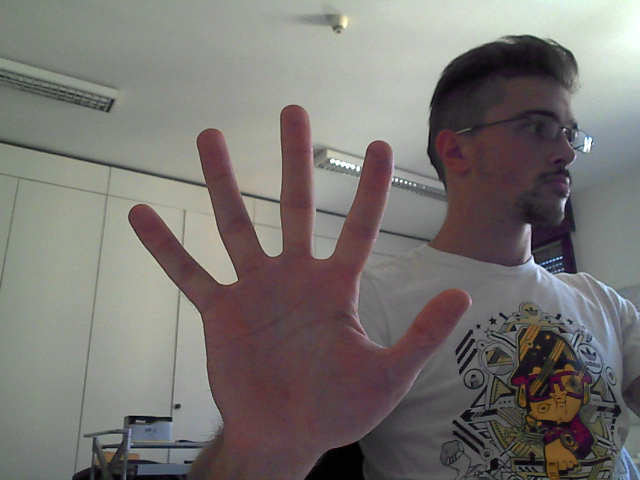
#> input picture senz3d_dataset/acquisitions/S1/G1/1-color.png, 640 x 480 px; its folder holds only this picture in this run
$ python data.py
#> lines starting #> are read from the running program, lines starting #| are printed output that depends on the picture
import numpy as np
from PIL import Image
from scipy import misc
import glob

def load_images(globpath, num):
#> called with num = 0
    for i, image in enumerate(globpath):
        with open(image, 'rb') as file:
            img = Image.open(file)
#> img is the input picture: PIL image 640x480 RGB; mean R, G, B 120, 116, 113.1
            img = img.resize((48, 48))
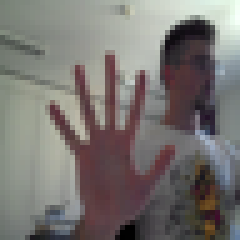
#> img: PIL image 48x48 RGB (shown 5 times larger); mean R, G, B 120, 116, 113.1
            np_img = np.array(img)
            my_list.append(np_img)
        labels.append(num)

def convert_to_one_hot(Y, C):
    Y = np.eye(C)[Y].T
    return Y

my_list = []
labels = []
load_images(glob.glob("senz3d_dataset/acquisitions/S1/G1/*.png"), 0)
load_images(glob.glob("senz3d_dataset/acquisitions/S2/G1/*.png"), 0)
load_images(glob.glob("senz3d_dataset/acquisitions/S3/G1/*.png"), 0)
load_images(glob.glob("senz3d_dataset/acquisitions/S4/G1/*.png"), 0)

load_images(glob.glob("senz3d_dataset/acquisitions/S1/G2/*.png"), 1)
load_images(glob.glob("senz3d_dataset/acquisitions/S2/G2/*.png"), 1)
load_images(glob.glob("senz3d_dataset/acquisitions/S3/G2/*.png"), 1)
load_images(glob.glob("senz3d_dataset/acquisitions/S4/G2/*.png"), 1)

load_images(glob.glob("senz3d_dataset/acquisitions/S1/G3/*.png"), 2)
load_images(glob.glob("senz3d_dataset/acquisitions/S2/G3/*.png"), 2)
load_images(glob.glob("senz3d_dataset/acquisitions/S3/G3/*.png"), 2)
load_images(glob.glob("senz3d_dataset/acquisitions/S4/G3/*.png"), 2)

load_images(glob.glob("senz3d_dataset/acquisitions/S1/G4/*.png"), 3)
load_images(glob.glob("senz3d_dataset/acquisitions/S2/G4/*.png"), 3)
load_images(glob.glob("senz3d_dataset/acquisitions/S3/G4/*.png"), 3)
load_images(glob.glob("senz3d_dataset/acquisitions/S4/G4/*.png"), 3)

load_images(glob.glob("senz3d_dataset/acquisitions/S1/G5/*.png"), 4)
load_images(glob.glob("senz3d_dataset/acquisitions/S2/G5/*.png"), 4)
load_images(glob.glob("senz3d_dataset/acquisitions/S3/G5/*.png"), 4)
load_images(glob.glob("senz3d_dataset/acquisitions/S4/G5/*.png"), 4)

load_images(glob.glob("senz3d_dataset/acquisitions/S1/G6/*.png"), 5)
load_images(glob.glob("senz3d_dataset/acquisitions/S2/G6/*.png"), 5)
load_images(glob.glob("senz3d_dataset/acquisitions/S3/G6/*.png"), 5)
load_images(glob.glob("senz3d_dataset/acquisitions/S4/G6/*.png"), 5)

load_images(glob.glob("senz3d_dataset/acquisitions/S1/G7/*.png"), 6)
load_images(glob.glob("senz3d_dataset/acquisitions/S2/G7/*.png"), 6)
load_images(glob.glob("senz3d_dataset/acquisitions/S3/G7/*.png"), 6)
load_images(glob.glob("senz3d_dataset/acquisitions/S4/G7/*.png"), 6)

load_images(glob.glob("senz3d_dataset/acquisitions/S1/G8/*.png"), 7)
load_images(glob.glob("senz3d_dataset/acquisitions/S2/G8/*.png"), 7)
load_images(glob.glob("senz3d_dataset/acquisitions/S3/G8/*.png"), 7)
load_images(glob.glob("senz3d_dataset/acquisitions/S4/G8/*.png"), 7)

load_images(glob.glob("senz3d_dataset/acquisitions/S1/G9/*.png"), 8)
load_images(glob.glob("senz3d_dataset/acquisitions/S2/G9/*.png"), 8)
load_images(glob.glob("senz3d_dataset/acquisitions/S3/G9/*.png"), 8)
load_images(glob.glob("senz3d_dataset/acquisitions/S4/G9/*.png"), 8)

load_images(glob.glob("senz3d_dataset/acquisitions/S1/G10/*.png"), 9)
load_images(glob.glob("senz3d_dataset/acquisitions/S2/G10/*.png"), 9)
load_images(glob.glob("senz3d_dataset/acquisitions/S3/G10/*.png"), 9)
load_images(glob.glob("senz3d_dataset/acquisitions/S4/G10/*.png"), 9)

load_images(glob.glob("senz3d_dataset/acquisitions/S1/G11/*.png"), 10)
load_images(glob.glob("senz3d_dataset/acquisitions/S2/G11/*.png"), 10)
load_images(glob.glob("senz3d_dataset/acquisitions/S3/G11/*.png"), 10)
load_images(glob.glob("senz3d_dataset/acquisitions/S4/G11/*.png"), 10)

my_list = np.array(my_list)
print('my_list.shape: ', my_list.shape)
#| my_list.shape:  (4, 48, 48, 3)
labels = np.array(labels)
print("labels.shape ",labels.shape)


p = np.random.permutation(len(my_list))
#> p = [2, 3, 1, 0]
X_orig = my_list[p]
Y_orig = labels[p]
#> Y_orig = [0, 0, 0, 0]

length = int(len(my_list) * 0.05)
#> length = 0
X_test_orig = X_orig[0:length]
#> X_test_orig = empty array
Y_test_orig = Y_orig[0:length]
#> Y_test_orig = empty array

X_dev_orig = X_orig[(length+1):(length*2)]
#> X_dev_orig = empty array
Y_dev_orig = Y_orig[(length+1):(length*2)]
#> Y_dev_orig = empty array

X_train_orig = X_orig[(length*2+1):len(labels)]
Y_train_orig = Y_orig[(length*2+1):len(labels)]
#> Y_train_orig = [0, 0, 0]

X_train = X_train_orig/255
X_dev = X_dev_orig/255
#> X_dev = empty array
X_test = X_test_orig/255
#> X_test = empty array
Y_train = convert_to_one_hot(Y_train_orig, 11).T
#> in convert_to_one_hot, `Y = np.eye(C)[Y].T`: Y = [[1, 1, 1], [0, 0, 0], [0, 0, 0], [0, 0, 0], [0, 0, 0], [0, 0, 0], [0, 0, 0], [0, 0, 0], [0, 0, 0], [0, 0, 0], [0, 0, 0]]
Y_test = convert_to_one_hot(Y_test_orig, 11).T
#> Y_test = empty array
Y_dev = convert_to_one_hot(Y_dev_orig, 11).T
#> Y_dev = empty array
def get_datasets():
	return X_train, X_dev, X_test, Y_train, Y_dev, Y_test

$ run again, on senz3d_dataset/acquisitions/S1/G1/27-color.png
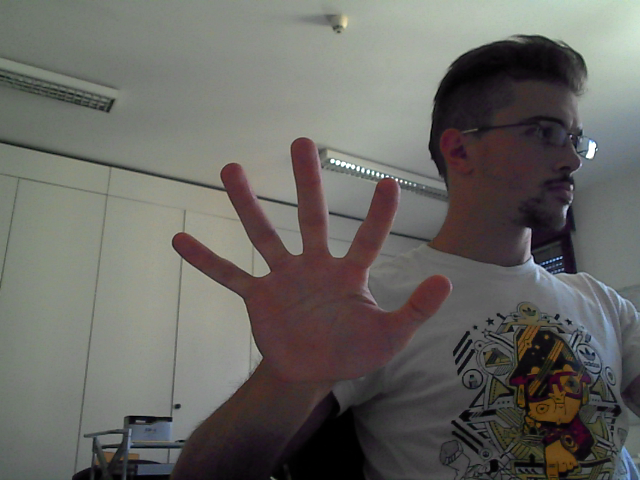
#> input picture senz3d_dataset/acquisitions/S1/G1/27-color.png, 640 x 480 px
#> in load_images, img is the input picture: PIL image 640x480 RGB; mean R, G, B 103.7, 102.5, 98.3
#> in load_images, `img = img.resize((48, 48))`:
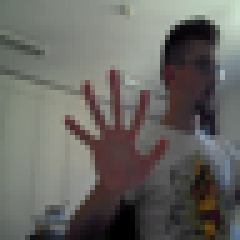
#> img: PIL image 48x48 RGB (shown 5 times larger); mean R, G, B 103.8, 102.6, 98.3
#| my_list.shape:  (4, 48, 48, 3)
#> p = [2, 3, 1, 0]
#> Y_orig = [0, 0, 0, 0]
#> length = 0
#> X_test_orig = empty array
#> Y_train_orig = [0, 0, 0]
#> X_dev = empty array
#> Y = [[1, 1, 1], [0, 0, 0], [0, 0, 0], [0, 0, 0], [0, 0, 0], [0, 0, 0], [0, 0, 0], [0, 0, 0], [0, 0, 0], [0, 0, 0], [0, 0, 0]]
#> Y_test = empty array
